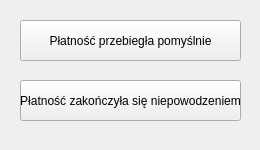
<?xml version="1.0" encoding="UTF-8"?>
<ui version="4.0">
 <class>System_platnosci</class>
 <widget class="QMainWindow" name="System_platnosci">
  <property name="geometry">
   <rect>
    <x>0</x>
    <y>0</y>
    <width>260</width>
    <height>150</height>
   </rect>
  </property>
  <property name="sizePolicy">
   <sizepolicy hsizetype="Fixed" vsizetype="Fixed">
    <horstretch>0</horstretch>
    <verstretch>0</verstretch>
   </sizepolicy>
  </property>
  <property name="windowTitle">
   <string>Dokonaj płatności</string>
  </property>
  <widget class="QWidget" name="centralwidget">
   <widget class="QPushButton" name="platnosc_udanaButton">
    <property name="geometry">
     <rect>
      <x>20</x>
      <y>20</y>
      <width>221</width>
      <height>41</height>
     </rect>
    </property>
    <property name="text">
     <string>Płatność przebiegła pomyślnie</string>
    </property>
   </widget>
   <widget class="QPushButton" name="platnosc_nieudanaButton">
    <property name="geometry">
     <rect>
      <x>20</x>
      <y>80</y>
      <width>221</width>
      <height>41</height>
     </rect>
    </property>
    <property name="text">
     <string>Płatność zakończyła się niepowodzeniem</string>
    </property>
   </widget>
  </widget>
 </widget>
 <resources/>
 <connections/>
</ui>
